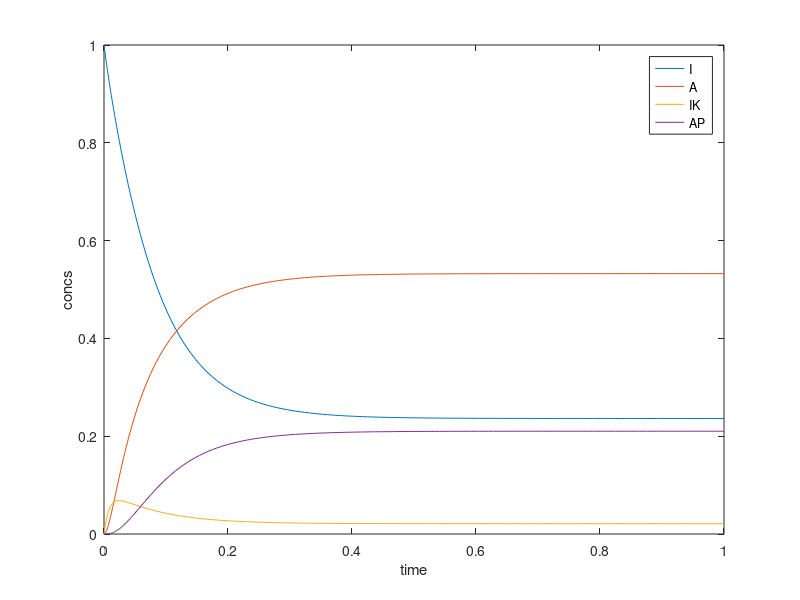
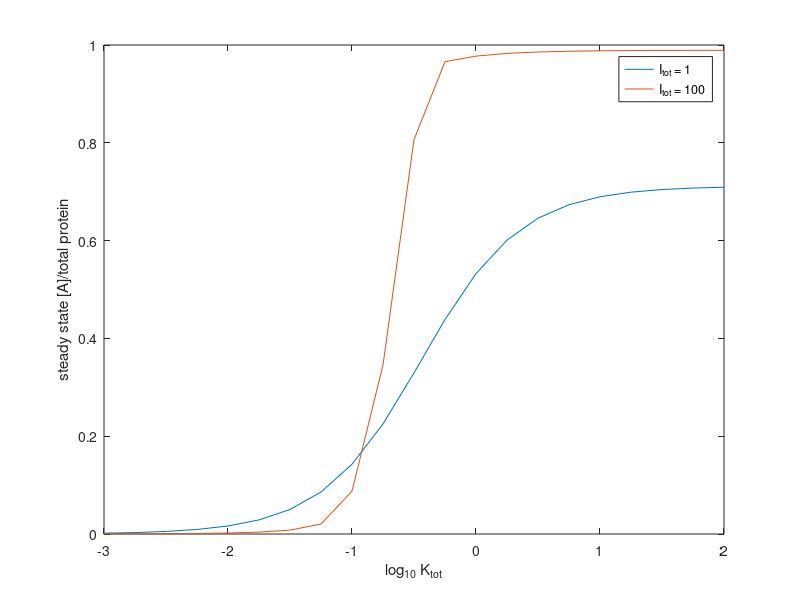

Write the MATLAB code that produced these figures, in order.
clear all;
close all;

% Modeling phosphorylation-dephosphorylation

% kinase catalyzes I + K <-> IK -> A + K
% phosphatase catalyzes A + P <-> AP -> I + P

% total of both enzymes is constant
P_tot = 1; % uM
K_tot = 1; % uM
% initial conditions
I_int = 1; % uM
A_int = 0; % uM
IK_int = 0; % uM
AP_int = 0; % uM

% binding rates
kon_I = 10; % 1 / (uM * sec)
kon_A = 10; % 1 / (uM * sec)
% unbinding rates
koff_I = 10; % 1 / sec
koff_A = 10; % 1 / sec
% catalysis rates
kcat_I = 10; % 1 / sec
kcat_A = 100; % 1 / sec

% define ODEs
dxdt = @(t,y,K0,P0) [ -kon_A * y(1) * (K0 - y(3)) + koff_I * y(3) + kcat_I * y(4) ; % dI/dt
                      -kon_I * y(2) * (P0 - y(4)) + koff_A * y(4) + kcat_A * y(3) ; % dA/dt
                       kon_A * y(1) * (K0 - y(3)) - koff_I * y(3) - kcat_A * y(3) ; % dIK/dt
                       kon_I * y(2) * (P0 - y(4)) - koff_A * y(4) - kcat_I * y(4)]; % dAP/dt

[T,X] = ode45(@(t,y) dxdt(t,y,K_tot,P_tot) ,[0 1],[I_int;A_int;IK_int;AP_int]);

sum(X(length(X),:)) % this should be 1

figure(1);
plot(T,X);
xlabel("time");
ylabel("concs");
legend("I","A","IK","AP");

figure(2);
plot(T,(X(:,2))./(X(:,1) + X(:,2))); % K/P ratio
xlabel("time");
ylabel("[A]/([I]+[A])");

%%

% parameter sweep on K_tot

Af_1 = zeros(21,1); % when I_tot = 1 uM
Af_100 = zeros(21,1); % when I_tot = 100 uM

for i=1:21
   K_tot = 10^(i*0.25-3.25); % vary K_tot over range 0.001 - 100
   [T1,X1] = ode45(@(t,y) dxdt(t,y,K_tot,P_tot),[0 5],[1,0,0,0]); % low I simulation
   [T2,X2] = ode45(@(t,y) dxdt(t,y,K_tot,P_tot),[0 5],[100,0,0,0]); % high I simulation
   Af_1(i) = X1(length(T1),2) / sum(X1(length(T1),:)); % normalized by total protein count
   Af_100(i) = X2(length(T2),2) / sum(X2(length(T2),:)); 
end

logKtot = -3:0.25:2;
plot(logKtot, Af_1, logKtot, Af_100);
xlabel("log_{10} K_{tot}")
ylabel("steady state [A]/total protein")
legend("I_{tot} = 1","I_{tot} = 100")